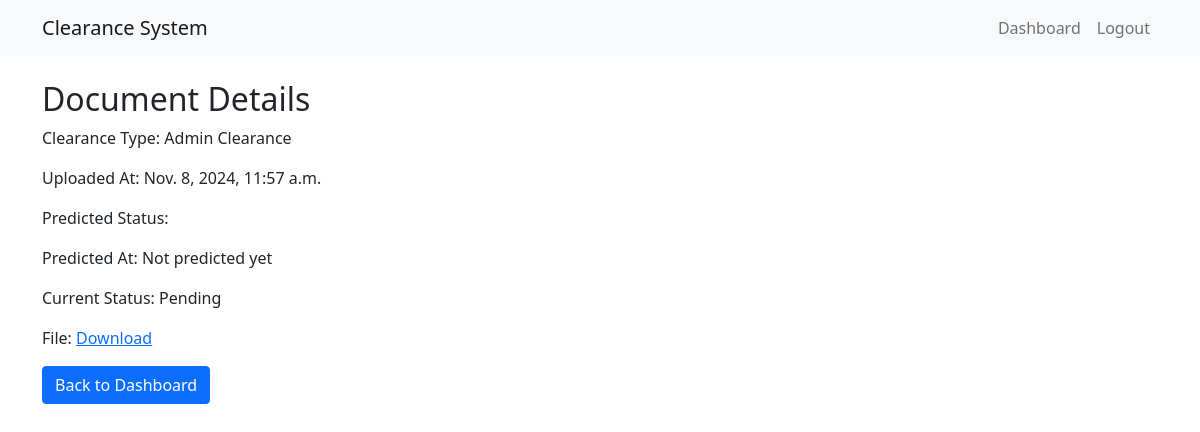
/document/14/ (signed in), run on the app's committed database.
### clearance/models.py (models this page shows, shortened)
class Document(models.Model):
    CLEARANCE_TYPES = [
        ('ADMIN', 'Admin Clearance'),
        ('ACADEMIC', 'Academic'),
        ('FINANCIAL', 'Financial'),
        ('LIBRARY', 'Library'),
        ('RESEARCH', 'Research'),
        ('EQUIPMENT', 'Equipment'),
    ]
    CLEARANCE_STATUS = [
        ('PENDING', 'Pending'),
        ('APPROVED', 'Approved'),
        ('REJECTED', 'Rejected'),
    ]
    clearance_set = models.ForeignKey(ClearanceSet, on_delete=models.CASCADE, related_name='documents')
    clearance_type = models.CharField(max_length=20, choices=CLEARANCE_TYPES)
    file = models.FileField(upload_to='documents/')
    file_name = models.CharField(max_length=255)
    clearance_status = models.CharField(max_length=20, choices=CLEARANCE_STATUS, default='PENDING')
    predicted_status = models.CharField(max_length=20, blank=True, null=True)
    uploaded_at = models.DateTimeField(auto_now_add=True)
    def get_clearance_type_display(self):
        return dict(self.CLEARANCE_TYPES)[self.clearance_type]

### clearance/views.py (the view)
# urls.py: path('document/<int:pk>/', views.document_detail, name='document_detail'),
@login_required
def document_detail(request, pk):
    document = get_object_or_404(Document, pk=pk)
    return render(request, 'clearance/document_detail.html', {'document': document})

### clearance/templates/clearance/document_detail.html
{% extends 'clearance/base.html' %}
{% block content %}
<h2>Document Details</h2>
<p>Clearance Type: {{ document.get_clearance_type_display }}</p>
<p>Uploaded At: {{ document.uploaded_at }}</p>
<p>Predicted Status: {{ document.get_predicted_status_display }}</p>
<p>Predicted At: {% if document.predicted_at %}{{ document.predicted_at }}{% else %}Not predicted yet{% endif %}</p>
<p>Current Status: {{ document.get_clearance_status_display }}</p>
<p>File: <a href="{{ document.file.url }}">Download</a></p>
<a href="{% url 'faculty_dashboard' %}" class="btn btn-primary">Back to Dashboard</a>
{% endblock %}

### data on the page
Document: clearance_type "Admin Clearance", uploaded_at "Nov. 8, 2024, 11:57 a.m.", clearance_status "Pending"
